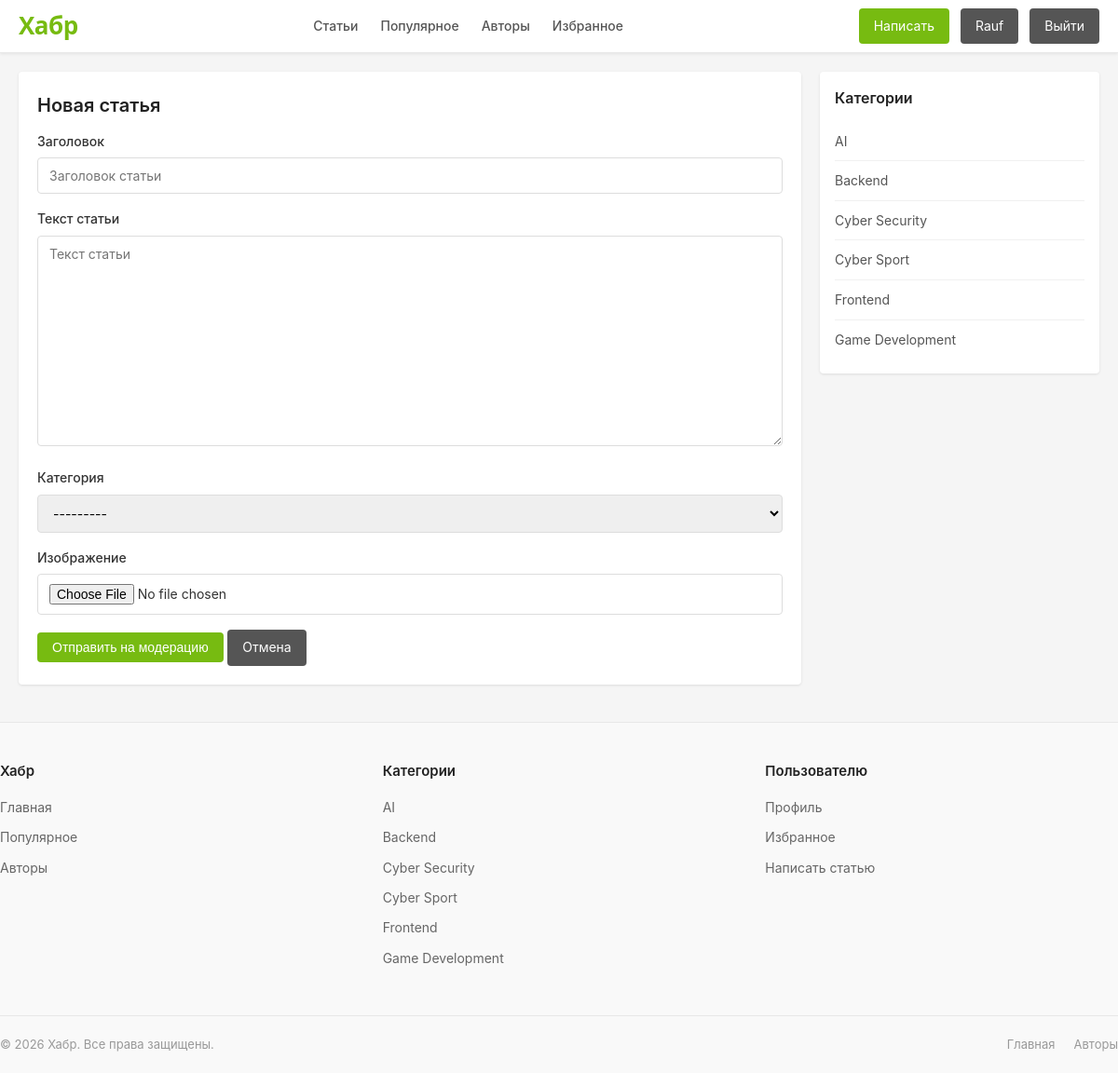
Page /article/create/ (signed in) on the committed database.
### users/models.py (models this page shows, shortened)
class User(AbstractUser):
    ROLE_CHOICES = [
        ('superadmin', 'Супер Админ'),
        ('admin', 'Админ'),
        ('user', 'Пользователь'),
    ]
    role = models.CharField(max_length=20, choices=ROLE_CHOICES, default='user')
    is_banned = models.BooleanField(default=False)
    avatar = models.ImageField(upload_to='avatars/', blank=True, null=True)
    bio = models.TextField(blank=True, null=True)
    def can_moderate_articles(self):
        return self.role in ('superadmin', 'admin')

### articles/models.py (models this page shows, shortened)
class Category(models.Model):
    name = models.CharField(max_length=100, unique=True)
    slug = models.SlugField(unique=True)
    class Meta:
        verbose_name = 'Категория'
        verbose_name_plural = 'Категории'
        ordering = ['name']
    def __str__(self):
        return self.name

### articles/views.py (the view)
# urls.py: path('article/create/', views.article_create, name='article_create'),
@login_required
def article_create(request):
    if request.user.is_banned:
        messages.error(request, 'Ваш аккаунт заблокирован')
        return redirect('home')
    if request.method == 'POST':
        form = ArticleForm(request.POST, request.FILES, user=request.user)
        if form.is_valid():
            article = form.save(commit=False)
            article.author = request.user
            article.status = 'pending'
            article.save()
            article.slug = slugify(f'{article.title}-{article.id}')
            article.save(update_fields=['slug'])
            messages.success(request, 'Статья отправлена на модерацию')
            return redirect('home')
        else:
            messages.error(request, 'Исправьте ошибки в форме')
    else:
        form = ArticleForm(user=request.user)
    context = {
        'form': form,
    }
    return render(request, 'articles/form.html', context)

### articles/forms.py (shortened to what this page needs)
class ArticleForm(forms.ModelForm):
    class Meta:
        model = Article
        fields = ['title', 'content', 'category', 'image', 'status']
        widgets = {
            'title': forms.TextInput(attrs={'class': 'form-control', 'placeholder': 'Заголовок статьи'}),
            'content': forms.Textarea(attrs={'class': 'form-control', 'rows': 12, 'placeholder': 'Текст статьи'}),
            'category': forms.Select(attrs={'class': 'form-control'}),
            'image': forms.FileInput(attrs={'class': 'form-control', 'accept': 'image/*'}),
            'status': forms.Select(attrs={'class': 'form-control'}),
        }
        labels = {
            'title': 'Заголовок',
            'content': 'Текст статьи',
            'category': 'Категория',
            'image': 'Изображение',
            'status': 'Статус',
        }
    def __init__(self, *args, user=None, **kwargs):
        super().__init__(*args, **kwargs)
        self.user = user
        if user and not user.can_moderate_articles():
            self.fields.pop('status', None)
        if not self.instance or not self.instance.pk:
            self.fields.pop('status', None)

### articles/context_processors.py (called while the page is built)
def categories(request):
    return {
        'categories': Category.objects.all(),
    }

### templates/articles/form.html (shortened to what this page needs)
{% extends 'base.html' %}
{% block content %}
    <div class="card">
        <div class="card-body">
            <h1 class="card-title">{% if article %}Редактировать статью{% else %}Новая статья{% endif %}</h1>
            <form method="post" enctype="multipart/form-data">
                {% for field in form %}
                    <div class="form-group">
                        <label for="{{ field.id_for_label }}">{{ field.label }}</label>
                        {{ field }}
                    </div>
                {% endfor %}
                <button type="submit" class="btn btn-primary">{% if article %}Сохранить{% else %}Отправить на модерацию{% endif %}</button>
                <a href="{% url 'home' %}" class="btn btn-secondary">Отмена</a>
            </form>
        </div>
    </div>
{% endblock %}

### templates/base.html (shortened to what this page needs)
<!DOCTYPE html>
<html lang="ru">
<head>
</head>
<body>
    <header class="header">
        <div class="container header-inner">
            <a href="{% url 'home' %}" class="logo">Хабр</a>
            <nav class="nav">
                <a href="{% url 'home' %}" class="{% if request.resolver_match.url_name == 'home' %}active{% endif %}">Статьи</a>
                <a href="{% url 'popular' %}" class="{% if request.resolver_match.url_name == 'popular' %}active{% endif %}">Популярное</a>
                <a href="{% url 'authors' %}" class="{% if request.resolver_match.url_name == 'authors' %}active{% endif %}">Авторы</a>
                {% if user.is_authenticated %}
                    <a href="{% url 'bookmarks' %}" class="{% if request.resolver_match.url_name == 'bookmarks' %}active{% endif %}">Избранное</a>
                {% endif %}
            </nav>
            <div class="user-menu">
                {% if user.is_authenticated %}
                    <a href="{% url 'article_create' %}" class="btn btn-primary">Написать</a>
                    <a href="{% url 'profile' %}" class="btn btn-secondary">{{ user.username }}</a>
                    <a href="{% url 'logout' %}" class="btn btn-secondary">Выйти</a>
                {% else %}
                    <a href="{% url 'login' %}" class="btn btn-secondary">Войти</a>
                    <a href="{% url 'register' %}" class="btn btn-primary">Регистрация</a>
                {% endif %}
            </div>
        </div>
    </header>
    <main class="main">
        <div class="content">
            {% block content %}{% endblock %}
        </div>
        <aside class="sidebar">
            {% block sidebar %}
                <div class="sidebar-block">
                    <div class="sidebar-title">Категории</div>
                    <ul class="sidebar-list">
                        {% for cat in categories %}
                            <li><a href="{% url 'category_articles' cat.slug %}">{{ cat.name }}</a></li>
                        {% empty %}
                            <li>Категории не найдены</li>
                        {% endfor %}
                    </ul>
                </div>
            {% endblock %}
        </aside>
    </main>
    <footer class="footer">
        <div class="container footer-inner">
            <div class="footer-column">
                <h3>Хабр</h3>
                <ul>
                    <li><a href="{% url 'home' %}">Главная</a></li>
                    <li><a href="{% url 'popular' %}">Популярное</a></li>
                    <li><a href="{% url 'authors' %}">Авторы</a></li>
                </ul>
            </div>
            <div class="footer-column">
                <h3>Категории</h3>
                <ul>
                    {% for cat in categories %}
                        <li><a href="{% url 'category_articles' cat.slug %}">{{ cat.name }}</a></li>
                    {% empty %}
                        <li>Категории не найдены</li>
                    {% endfor %}
                </ul>
            </div>
            <div class="footer-column">
                <h3>Пользователю</h3>
                <ul>
                    {% if user.is_authenticated %}
                        <li><a href="{% url 'profile' %}">Профиль</a></li>
                        <li><a href="{% url 'bookmarks' %}">Избранное</a></li>
                        <li><a href="{% url 'article_create' %}">Написать статью</a></li>
                    {% else %}
                        <li><a href="{% url 'login' %}">Вход</a></li>
                        <li><a href="{% url 'register' %}">Регистрация</a></li>
                    {% endif %}
                </ul>
            </div>
        </div>
        <div class="container footer-bottom">
            <div class="copy">&copy; 2026 Хабр. Все права защищены.</div>
            <div class="footer-links">
                <a href="{% url 'home' %}">Главная</a>
                <a href="{% url 'authors' %}">Авторы</a>
            </div>
        </div>
    </footer>
</body>
</html>

### templates/base.html (style rules this page uses)
* { margin: 0; padding: 0; box-sizing: border-box; }
html, body { height: 100%; }
body { font-family: -apple-system, BlinkMacSystemFont, 'Segoe UI', Roboto, 'Helvetica Neue', Arial, sans-serif; background-color: #f5f5f5; color: #333; line-height: 1.6; display: flex; flex-direction: column; min-height: 100vh; }
a { text-decoration: none; color: inherit; }
.container { max-width: 1200px; margin: 0 auto; padding: 0 20px; }
.header { background-color: #fff; color: #333; position: sticky; top: 0; z-index: 1000; box-shadow: 0 1px 3px rgba(0,0,0,0.08); border-bottom: 1px solid #e8e8e8; }
.header-inner { display: flex; align-items: center; justify-content: space-between; height: 56px; }
.logo { font-size: 26px; font-weight: 900; color: #77bb11; letter-spacing: -0.5px; font-family: 'Segoe UI', Arial, sans-serif; }
.nav { display: flex; gap: 24px; align-items: center; }
.nav a { color: #555; font-size: 14px; transition: color 0.2s; font-weight: 500; }
.user-menu { display: flex; gap: 12px; align-items: center; }
.btn { display: inline-block; padding: 8px 16px; border-radius: 4px; font-size: 14px; cursor: pointer; border: none; transition: background-color 0.2s; }
.btn-primary { background-color: #77bb11; color: #fff; }
.btn-secondary { background-color: #555; color: #fff; }
.main { max-width: 1200px; margin: 20px auto; padding: 0 20px; display: flex; gap: 20px; flex: 1; width: 100%; }
.content { flex: 1; }
.sidebar { width: 300px; }
.card { background-color: #fff; border-radius: 4px; box-shadow: 0 1px 3px rgba(0,0,0,0.1); margin-bottom: 20px; overflow: hidden; }
.card-body { padding: 20px; }
.card-title { font-size: 20px; font-weight: 600; margin-bottom: 12px; color: #222; }
.sidebar-block { background-color: #fff; border-radius: 4px; box-shadow: 0 1px 3px rgba(0,0,0,0.1); padding: 16px; margin-bottom: 20px; }
.sidebar-title { font-size: 16px; font-weight: 600; margin-bottom: 12px; color: #222; }
.sidebar-list { list-style: none; }
.sidebar-list li { padding: 8px 0; border-bottom: 1px solid #f0f0f0; }
.sidebar-list li:last-child { border-bottom: none; }
.sidebar-list a { color: #555; font-size: 14px; }
.form-group { margin-bottom: 16px; }
.form-group label { display: block; margin-bottom: 6px; font-weight: 500; font-size: 14px; }
.form-control { width: 100%; padding: 10px 12px; border: 1px solid #ddd; border-radius: 4px; font-size: 14px; font-family: inherit; }
textarea.form-control { resize: vertical; min-height: 120px; }
.footer { background-color: #f9f9f9; color: #666; font-size: 14px; border-top: 1px solid #e8e8e8; }
.footer-inner { display: grid; grid-template-columns: repeat(auto-fit, minmax(200px, 1fr)); gap: 32px; padding: 40px 0; }
.footer-column h3 { color: #222; font-size: 15px; font-weight: 600; margin-bottom: 16px; }
.footer-column ul { list-style: none; }
.footer-column li { margin-bottom: 10px; }
.footer-column a { color: #666; font-size: 14px; transition: color 0.2s; }
.footer-bottom { border-top: 1px solid #e8e8e8; padding: 20px 0; display: flex; justify-content: space-between; align-items: center; flex-wrap: wrap; gap: 12px; }
.footer-bottom .copy { color: #999; font-size: 13px; }
.footer-bottom .footer-links { display: flex; gap: 20px; }
.footer-bottom .footer-links a { color: #999; font-size: 13px; }

### rows in the picture
User: username "Rauf"
Category: name "AI"
Category: name "Backend"
Category: name "Cyber Security"
Category: name "Cyber Sport"
Category: name "Frontend"
Category: name "Game Development"

### other values in the picture
{{ field.label }} "Заголовок" "Текст статьи" "Категория" "Изображение"
